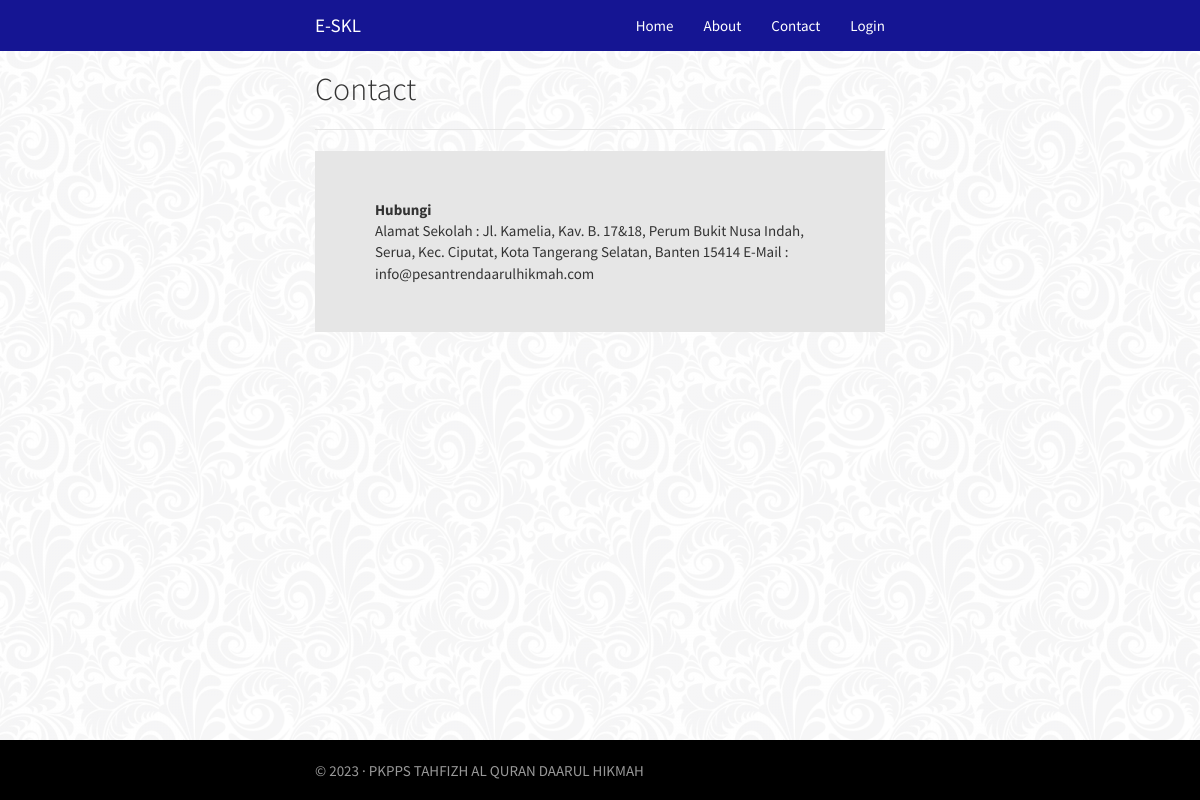
The page /skl-master/contact.php on the database its author committed.
### tables this page shows
CREATE TABLE `un_konfigurasi` (
  `id` int(11) NOT NULL AUTO_INCREMENT,
  `sekolah` varchar(255) NOT NULL,
  `kepsek` varchar(50) NOT NULL,
  `nip` varchar(20) NOT NULL,
  `no_surat` varchar(30) DEFAULT NULL,
  `ttd` varchar(64) NOT NULL,
  `about` varchar(250) NOT NULL,
  `tgl_pengumuman` datetime NOT NULL,
  `contact` varchar(255) NOT NULL,
  `nopesformat` varchar(20) NOT NULL,
  `logo` varchar(255) DEFAULT NULL,
  `kop` varchar(100) NOT NULL,
  `cap` varchar(100) NOT NULL,
  PRIMARY KEY (`id`)
);

### skl-master/database.php (called while the page is built, shortened)
<?php
$db_conn = mysqli_connect(DB_HOST, DB_USER, DB_PASS, DB_NAME);
$que = mysqli_query($db_conn, "SELECT * FROM un_konfigurasi");
$hsl = mysqli_fetch_array($que);
$sekolah = strip_tags($hsl['sekolah']);
$tgl_pengumuman = strip_tags($hsl['tgl_pengumuman']);
$contact = strip_tags($hsl['contact']);
$thn = substr($tgl_pengumuman, 0, 4);
?>

### skl-master/contact.php (the view, shortened to what this page needs)
<?php
include "header.php";
?>
<div class="container">
  <h2>Contact</h2>
  <hr>
  <div class="jumbotron"><strong>Hubungi</strong>
    <br><?= $contact; ?>
  </div>
</div>
<?php
include "footer.php";
?>

### skl-master/footer.php
<footer class="footer">
    <div class="container">
        <p class="text-muted" >&copy; <?=$thn?> &middot; <?= $sekolah; ?></p>
    </div>
</footer>
</body>
</html>

### skl-master/css/kelulusan.css (style rules this page uses)
html { position: relative; min-height: 100%; }
body { margin-bottom: 60px; }
.footer { position: absolute; bottom: 0; width: 100%; height: 60px; background-color: #000000; }
body > .container { padding: 30px 15px 0; }
.container .text-muted { margin: 20px 0; }
.footer > .container { padding-right: 15px; padding-left: 15px; }
@media (min-width: 768px) { .container { max-width: 600px; } }

### rows shown on the page
un_konfigurasi: contact "Alamat Sekolah : Jl. Kamelia, Kav. B. 17&18, Perum Bukit Nusa Indah, Serua, Kec. Ciputat, Kota Tangerang Selatan, Banten 15414 E-Mail : info@pesantrendaarulhikmah.com", tgl_pengumuman "2023", sekolah "PKPPS TAHFIZH AL QURAN DAARUL HIKMAH"
